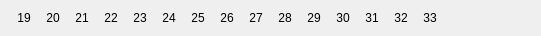
   <widget class="QWidget" name="horizontalLayoutWidget_4">
    <property name="geometry">
     <rect>
      <x>70</x>
      <y>140</y>
      <width>541</width>
      <height>31</height>
     </rect>
    </property>
    <layout class="QHBoxLayout" name="horizontalLayout_4">
     <item>
      <widget class="QLabel" name="label_red19_2">
       <property name="sizePolicy">
        <sizepolicy hsizetype="Fixed" vsizetype="Fixed">
         <horstretch>0</horstretch>
         <verstretch>0</verstretch>
        </sizepolicy>
       </property>
       <property name="maximumSize">
        <size>
         <width>20</width>
         <height>20</height>
        </size>
       </property>
       <property name="text">
        <string>19</string>
       </property>
       <property name="textFormat">
        <enum>Qt::AutoText</enum>
       </property>
       <property name="alignment">
        <set>Qt::AlignCenter</set>
       </property>
      </widget>
     </item>
     <item>
      <widget class="QLabel" name="label_red20_2">
       <property name="sizePolicy">
        <sizepolicy hsizetype="Fixed" vsizetype="Fixed">
         <horstretch>0</horstretch>
         <verstretch>0</verstretch>
        </sizepolicy>
       </property>
       <property name="maximumSize">
        <size>
         <width>20</width>
         <height>20</height>
        </size>
       </property>
       <property name="text">
        <string>20</string>
       </property>
       <property name="textFormat">
        <enum>Qt::AutoText</enum>
       </property>
       <property name="alignment">
        <set>Qt::AlignCenter</set>
       </property>
      </widget>
     </item>
     <item>
      <widget class="QLabel" name="label_red21_2">
       <property name="sizePolicy">
        <sizepolicy hsizetype="Fixed" vsizetype="Fixed">
         <horstretch>0</horstretch>
         <verstretch>0</verstretch>
        </sizepolicy>
       </property>
       <property name="maximumSize">
        <size>
         <width>20</width>
         <height>20</height>
        </size>
       </property>
       <property name="text">
        <string>21</string>
       </property>
       <property name="textFormat">
        <enum>Qt::AutoText</enum>
       </property>
       <property name="alignment">
        <set>Qt::AlignCenter</set>
       </property>
      </widget>
     </item>
     <item>
      <widget class="QLabel" name="label_red22_2">
       <property name="sizePolicy">
        <sizepolicy hsizetype="Fixed" vsizetype="Fixed">
         <horstretch>0</horstretch>
         <verstretch>0</verstretch>
        </sizepolicy>
       </property>
       <property name="maximumSize">
        <size>
         <width>20</width>
         <height>20</height>
        </size>
       </property>
       <property name="text">
        <string>22</string>
       </property>
       <property name="textFormat">
        <enum>Qt::AutoText</enum>
       </property>
       <property name="alignment">
        <set>Qt::AlignCenter</set>
       </property>
      </widget>
     </item>
     <item>
      <widget class="QLabel" name="label_red23_2">
       <property name="sizePolicy">
        <sizepolicy hsizetype="Fixed" vsizetype="Fixed">
         <horstretch>0</horstretch>
         <verstretch>0</verstretch>
        </sizepolicy>
       </property>
       <property name="maximumSize">
        <size>
         <width>20</width>
         <height>20</height>
        </size>
       </property>
       <property name="text">
        <string>23</string>
       </property>
       <property name="textFormat">
        <enum>Qt::AutoText</enum>
       </property>
       <property name="alignment">
        <set>Qt::AlignCenter</set>
       </property>
      </widget>
     </item>
     <item>
      <widget class="QLabel" name="label_red24_2">
       <property name="sizePolicy">
        <sizepolicy hsizetype="Fixed" vsizetype="Fixed">
         <horstretch>0</horstretch>
         <verstretch>0</verstretch>
        </sizepolicy>
       </property>
       <property name="maximumSize">
        <size>
         <width>20</width>
         <height>20</height>
        </size>
       </property>
       <property name="text">
        <string>24</string>
       </property>
       <property name="textFormat">
        <enum>Qt::AutoText</enum>
       </property>
       <property name="alignment">
        <set>Qt::AlignCenter</set>
       </property>
      </widget>
     </item>
     <item>
      <widget class="QLabel" name="label_red25_2">
       <property name="sizePolicy">
        <sizepolicy hsizetype="Fixed" vsizetype="Fixed">
         <horstretch>0</horstretch>
         <verstretch>0</verstretch>
        </sizepolicy>
       </property>
       <property name="maximumSize">
        <size>
         <width>20</width>
         <height>20</height>
        </size>
       </property>
       <property name="text">
        <string>25</string>
       </property>
       <property name="textFormat">
        <enum>Qt::AutoText</enum>
       </property>
       <property name="alignment">
        <set>Qt::AlignCenter</set>
       </property>
      </widget>
     </item>
     <item>
      <widget class="QLabel" name="label_red26_2">
       <property name="sizePolicy">
        <sizepolicy hsizetype="Fixed" vsizetype="Fixed">
         <horstretch>0</horstretch>
         <verstretch>0</verstretch>
        </sizepolicy>
       </property>
       <property name="maximumSize">
        <size>
         <width>20</width>
         <height>20</height>
        </size>
       </property>
       <property name="text">
        <string>26</string>
       </property>
       <property name="textFormat">
        <enum>Qt::AutoText</enum>
       </property>
       <property name="alignment">
        <set>Qt::AlignCenter</set>
       </property>
      </widget>
     </item>
     <item>
      <widget class="QLabel" name="label_red27_2">
       <property name="sizePolicy">
        <sizepolicy hsizetype="Fixed" vsizetype="Fixed">
         <horstretch>0</horstretch>
         <verstretch>0</verstretch>
        </sizepolicy>
       </property>
       <property name="maximumSize">
        <size>
         <width>20</width>
         <height>20</height>
        </size>
       </property>
       <property name="text">
        <string>27</string>
       </property>
       <property name="textFormat">
        <enum>Qt::AutoText</enum>
       </property>
       <property name="alignment">
        <set>Qt::AlignCenter</set>
       </property>
      </widget>
     </item>
     <item>
      <widget class="QLabel" name="label_red28_2">
       <property name="sizePolicy">
        <sizepolicy hsizetype="Fixed" vsizetype="Fixed">
         <horstretch>0</horstretch>
         <verstretch>0</verstretch>
        </sizepolicy>
       </property>
       <property name="maximumSize">
        <size>
         <width>20</width>
         <height>20</height>
        </size>
       </property>
       <property name="text">
        <string>28</string>
       </property>
       <property name="textFormat">
        <enum>Qt::AutoText</enum>
       </property>
       <property name="alignment">
        <set>Qt::AlignCenter</set>
       </property>
      </widget>
     </item>
     <item>
      <widget class="QLabel" name="label_red29_2">
       <property name="sizePolicy">
        <sizepolicy hsizetype="Fixed" vsizetype="Fixed">
         <horstretch>0</horstretch>
         <verstretch>0</verstretch>
        </sizepolicy>
       </property>
       <property name="maximumSize">
        <size>
         <width>20</width>
         <height>20</height>
        </size>
       </property>
       <property name="text">
        <string>29</string>
       </property>
       <property name="textFormat">
        <enum>Qt::AutoText</enum>
       </property>
       <property name="alignment">
        <set>Qt::AlignCenter</set>
       </property>
      </widget>
     </item>
     <item>
      <widget class="QLabel" name="label_red30_2">
       <property name="sizePolicy">
        <sizepolicy hsizetype="Fixed" vsizetype="Fixed">
         <horstretch>0</horstretch>
         <verstretch>0</verstretch>
        </sizepolicy>
       </property>
       <property name="maximumSize">
        <size>
         <width>20</width>
         <height>20</height>
        </size>
       </property>
       <property name="text">
        <string>30</string>
       </property>
       <property name="textFormat">
        <enum>Qt::AutoText</enum>
       </property>
       <property name="alignment">
        <set>Qt::AlignCenter</set>
       </property>
      </widget>
     </item>
     <item>
      <widget class="QLabel" name="label_red31_2">
       <property name="sizePolicy">
        <sizepolicy hsizetype="Fixed" vsizetype="Fixed">
         <horstretch>0</horstretch>
         <verstretch>0</verstretch>
        </sizepolicy>
       </property>
       <property name="maximumSize">
        <size>
         <width>20</width>
         <height>20</height>
        </size>
       </property>
       <property name="text">
        <string>31</string>
       </property>
       <property name="textFormat">
        <enum>Qt::AutoText</enum>
       </property>
       <property name="alignment">
        <set>Qt::AlignCenter</set>
       </property>
      </widget>
     </item>
     <item>
      <widget class="QLabel" name="label_red32_2">
       <property name="sizePolicy">
        <sizepolicy hsizetype="Fixed" vsizetype="Fixed">
         <horstretch>0</horstretch>
         <verstretch>0</verstretch>
        </sizepolicy>
       </property>
       <property name="maximumSize">
        <size>
         <width>20</width>
         <height>20</height>
        </size>
       </property>
       <property name="text">
        <string>32</string>
       </property>
       <property name="textFormat">
        <enum>Qt::AutoText</enum>
       </property>
       <property name="alignment">
        <set>Qt::AlignCenter</set>
       </property>
      </widget>
     </item>
     <item>
      <widget class="QLabel" name="label_red33_2">
       <property name="sizePolicy">
        <sizepolicy hsizetype="Fixed" vsizetype="Fixed">
         <horstretch>0</horstretch>
         <verstretch>0</verstretch>
        </sizepolicy>
       </property>
       <property name="maximumSize">
        <size>
         <width>20</width>
         <height>20</height>
        </size>
       </property>
       <property name="text">
        <string>33</string>
       </property>
       <property name="textFormat">
        <enum>Qt::AutoText</enum>
       </property>
       <property name="alignment">
        <set>Qt::AlignCenter</set>
       </property>
      </widget>
     </item>
     <item>
      <widget class="QLabel" name="label_138">
       <property name="sizePolicy">
        <sizepolicy hsizetype="Fixed" vsizetype="Fixed">
         <horstretch>0</horstretch>
         <verstretch>0</verstretch>
        </sizepolicy>
       </property>
       <property name="maximumSize">
        <size>
         <width>20</width>
         <height>20</height>
        </size>
       </property>
       <property name="text">
        <string/>
       </property>
       <property name="textFormat">
        <enum>Qt::AutoText</enum>
       </property>
       <property name="alignment">
        <set>Qt::AlignCenter</set>
       </property>
      </widget>
     </item>
     <item>
      <widget class="QLabel" name="label_139">
       <property name="sizePolicy">
        <sizepolicy hsizetype="Fixed" vsizetype="Fixed">
         <horstretch>0</horstretch>
         <verstretch>0</verstretch>
        </sizepolicy>
       </property>
       <property name="maximumSize">
        <size>
         <width>20</width>
         <height>20</height>
        </size>
       </property>
       <property name="text">
        <string/>
       </property>
       <property name="textFormat">
        <enum>Qt::AutoText</enum>
       </property>
       <property name="alignment">
        <set>Qt::AlignCenter</set>
       </property>
      </widget>
     </item>
     <item>
      <widget class="QLabel" name="label_140">
       <property name="sizePolicy">
        <sizepolicy hsizetype="Fixed" vsizetype="Fixed">
         <horstretch>0</horstretch>
         <verstretch>0</verstretch>
        </sizepolicy>
       </property>
       <property name="maximumSize">
        <size>
         <width>20</width>
         <height>20</height>
        </size>
       </property>
       <property name="text">
        <string/>
       </property>
       <property name="textFormat">
        <enum>Qt::AutoText</enum>
       </property>
       <property name="alignment">
        <set>Qt::AlignCenter</set>
       </property>
      </widget>
     </item>
    </layout>
   </widget>
